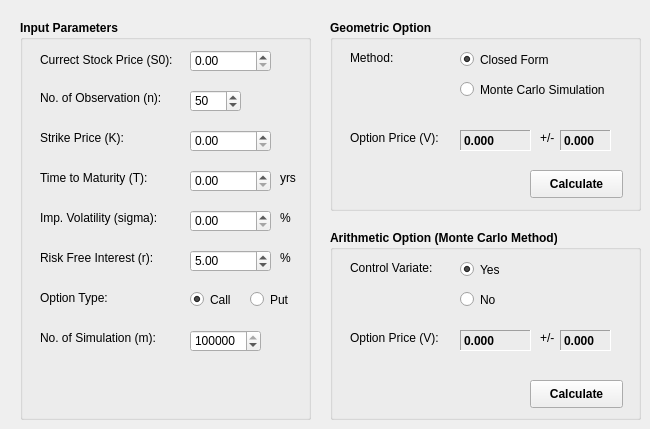
   <widget class="QWidget" name="tab_asian">
    <attribute name="title">
     <string>Asian Option</string>
    </attribute>
    <widget class="QGroupBox" name="gb_1_2">
     <property name="geometry">
      <rect>
       <x>20</x>
       <y>20</y>
       <width>291</width>
       <height>400</height>
      </rect>
     </property>
     <property name="font">
      <font>
       <weight>75</weight>
       <bold>true</bold>
      </font>
     </property>
     <property name="title">
      <string>Input Parameters</string>
     </property>
     <property name="flat">
      <bool>false</bool>
     </property>
     <widget class="QLabel" name="label_33">
      <property name="geometry">
       <rect>
        <x>20</x>
        <y>30</y>
        <width>151</width>
        <height>20</height>
       </rect>
      </property>
      <property name="font">
       <font>
        <weight>50</weight>
        <bold>false</bold>
       </font>
      </property>
      <property name="text">
       <string>Currect Stock Price (S0):</string>
      </property>
     </widget>
     <widget class="QLabel" name="label_34">
      <property name="geometry">
       <rect>
        <x>20</x>
        <y>110</y>
        <width>141</width>
        <height>16</height>
       </rect>
      </property>
      <property name="font">
       <font>
        <weight>50</weight>
        <bold>false</bold>
       </font>
      </property>
      <property name="text">
       <string>Strike Price (K):</string>
      </property>
     </widget>
     <widget class="QLabel" name="label_35">
      <property name="geometry">
       <rect>
        <x>20</x>
        <y>150</y>
        <width>141</width>
        <height>16</height>
       </rect>
      </property>
      <property name="font">
       <font>
        <weight>50</weight>
        <bold>false</bold>
       </font>
      </property>
      <property name="text">
       <string>Time to Maturity (T):</string>
      </property>
     </widget>
     <widget class="QLabel" name="label_36">
      <property name="geometry">
       <rect>
        <x>20</x>
        <y>230</y>
        <width>141</width>
        <height>16</height>
       </rect>
      </property>
      <property name="font">
       <font>
        <weight>50</weight>
        <bold>false</bold>
       </font>
      </property>
      <property name="text">
       <string>Risk Free Interest (r):</string>
      </property>
     </widget>
     <widget class="QLabel" name="label_38">
      <property name="geometry">
       <rect>
        <x>260</x>
        <y>150</y>
        <width>31</width>
        <height>16</height>
       </rect>
      </property>
      <property name="font">
       <font>
        <weight>50</weight>
        <bold>false</bold>
       </font>
      </property>
      <property name="text">
       <string>yrs</string>
      </property>
     </widget>
     <widget class="QLabel" name="label_39">
      <property name="geometry">
       <rect>
        <x>260</x>
        <y>230</y>
        <width>31</width>
        <height>16</height>
       </rect>
      </property>
      <property name="font">
       <font>
        <weight>50</weight>
        <bold>false</bold>
       </font>
      </property>
      <property name="text">
       <string>%</string>
      </property>
     </widget>
     <widget class="QDoubleSpinBox" name="dsb_S0_2">
      <property name="enabled">
       <bool>true</bool>
      </property>
      <property name="geometry">
       <rect>
        <x>170</x>
        <y>30</y>
        <width>81</width>
        <height>22</height>
       </rect>
      </property>
      <property name="font">
       <font>
        <weight>50</weight>
        <bold>false</bold>
       </font>
      </property>
      <property name="maximum">
       <double>99999.990000000005239</double>
      </property>
      <property name="value">
       <double>0.000000000000000</double>
      </property>
     </widget>
     <widget class="QDoubleSpinBox" name="dsb_K_2">
      <property name="enabled">
       <bool>true</bool>
      </property>
      <property name="geometry">
       <rect>
        <x>170</x>
        <y>110</y>
        <width>81</width>
        <height>22</height>
       </rect>
      </property>
      <property name="font">
       <font>
        <weight>50</weight>
        <bold>false</bold>
       </font>
      </property>
      <property name="maximum">
       <double>99999.990000000005239</double>
      </property>
      <property name="value">
       <double>0.000000000000000</double>
      </property>
     </widget>
     <widget class="QDoubleSpinBox" name="dsb_T_2">
      <property name="enabled">
       <bool>true</bool>
      </property>
      <property name="geometry">
       <rect>
        <x>170</x>
        <y>150</y>
        <width>81</width>
        <height>22</height>
       </rect>
      </property>
      <property name="font">
       <font>
        <weight>50</weight>
        <bold>false</bold>
       </font>
      </property>
      <property name="maximum">
       <double>99999.990000000005239</double>
      </property>
      <property name="value">
       <double>0.000000000000000</double>
      </property>
     </widget>
     <widget class="QDoubleSpinBox" name="dsb_r_2">
      <property name="enabled">
       <bool>true</bool>
      </property>
      <property name="geometry">
       <rect>
        <x>170</x>
        <y>230</y>
        <width>81</width>
        <height>22</height>
       </rect>
      </property>
      <property name="font">
       <font>
        <weight>50</weight>
        <bold>false</bold>
       </font>
      </property>
      <property name="maximum">
       <double>99.989999999999995</double>
      </property>
      <property name="value">
       <double>5.000000000000000</double>
      </property>
     </widget>
     <widget class="QLabel" name="label_37">
      <property name="geometry">
       <rect>
        <x>20</x>
        <y>70</y>
        <width>151</width>
        <height>16</height>
       </rect>
      </property>
      <property name="font">
       <font>
        <weight>50</weight>
        <bold>false</bold>
       </font>
      </property>
      <property name="text">
       <string>No. of Observation (n):</string>
      </property>
     </widget>
     <widget class="QSpinBox" name="sb_n_2">
      <property name="geometry">
       <rect>
        <x>170</x>
        <y>70</y>
        <width>51</width>
        <height>22</height>
       </rect>
      </property>
      <property name="font">
       <font>
        <weight>50</weight>
        <bold>false</bold>
       </font>
      </property>
      <property name="minimum">
       <number>1</number>
      </property>
      <property name="maximum">
       <number>999</number>
      </property>
      <property name="value">
       <number>50</number>
      </property>
     </widget>
     <widget class="QLabel" name="label_26">
      <property name="geometry">
       <rect>
        <x>20</x>
        <y>270</y>
        <width>141</width>
        <height>16</height>
       </rect>
      </property>
      <property name="font">
       <font>
        <weight>50</weight>
        <bold>false</bold>
       </font>
      </property>
      <property name="text">
       <string>Option Type:</string>
      </property>
     </widget>
     <widget class="QRadioButton" name="rb_call_2">
      <property name="geometry">
       <rect>
        <x>170</x>
        <y>270</y>
        <width>51</width>
        <height>19</height>
       </rect>
      </property>
      <property name="font">
       <font>
        <weight>50</weight>
        <bold>false</bold>
       </font>
      </property>
      <property name="text">
       <string>Call</string>
      </property>
      <property name="checked">
       <bool>true</bool>
      </property>
     </widget>
     <widget class="QRadioButton" name="rb_put_2">
      <property name="geometry">
       <rect>
        <x>230</x>
        <y>270</y>
        <width>51</width>
        <height>19</height>
       </rect>
      </property>
      <property name="font">
       <font>
        <weight>50</weight>
        <bold>false</bold>
       </font>
      </property>
      <property name="text">
       <string>Put</string>
      </property>
     </widget>
     <widget class="QLabel" name="label_21">
      <property name="geometry">
       <rect>
        <x>20</x>
        <y>190</y>
        <width>141</width>
        <height>16</height>
       </rect>
      </property>
      <property name="font">
       <font>
        <weight>50</weight>
        <bold>false</bold>
       </font>
      </property>
      <property name="text">
       <string>Imp. Volatility (sigma):</string>
      </property>
     </widget>
     <widget class="QLabel" name="label_22">
      <property name="geometry">
       <rect>
        <x>260</x>
        <y>190</y>
        <width>31</width>
        <height>16</height>
       </rect>
      </property>
      <property name="font">
       <font>
        <weight>50</weight>
        <bold>false</bold>
       </font>
      </property>
      <property name="text">
       <string>%</string>
      </property>
     </widget>
     <widget class="QDoubleSpinBox" name="dsb_sigma_2">
      <property name="enabled">
       <bool>true</bool>
      </property>
      <property name="geometry">
       <rect>
        <x>170</x>
        <y>190</y>
        <width>81</width>
        <height>22</height>
       </rect>
      </property>
      <property name="font">
       <font>
        <weight>50</weight>
        <bold>false</bold>
       </font>
      </property>
      <property name="maximum">
       <double>999.990000000000009</double>
      </property>
      <property name="value">
       <double>0.000000000000000</double>
      </property>
     </widget>
     <widget class="QSpinBox" name="sb_m_2">
      <property name="geometry">
       <rect>
        <x>170</x>
        <y>310</y>
        <width>71</width>
        <height>22</height>
       </rect>
      </property>
      <property name="font">
       <font>
        <weight>50</weight>
        <bold>false</bold>
       </font>
      </property>
      <property name="minimum">
       <number>100</number>
      </property>
      <property name="maximum">
       <number>9999999</number>
      </property>
      <property name="singleStep">
       <number>10000</number>
      </property>
      <property name="value">
       <number>100000</number>
      </property>
     </widget>
     <widget class="QLabel" name="label_41">
      <property name="geometry">
       <rect>
        <x>20</x>
        <y>310</y>
        <width>141</width>
        <height>16</height>
       </rect>
      </property>
      <property name="font">
       <font>
        <weight>50</weight>
        <bold>false</bold>
       </font>
      </property>
      <property name="text">
       <string>No. of Simulation (m):</string>
      </property>
     </widget>
    </widget>
    <widget class="QGroupBox" name="gb_2_2">
     <property name="geometry">
      <rect>
       <x>330</x>
       <y>20</y>
       <width>311</width>
       <height>191</height>
      </rect>
     </property>
     <property name="font">
      <font>
       <weight>75</weight>
       <bold>true</bold>
      </font>
     </property>
     <property name="title">
      <string>Geometric Option</string>
     </property>
     <widget class="QLabel" name="label_23">
      <property name="geometry">
       <rect>
        <x>20</x>
        <y>110</y>
        <width>111</width>
        <height>16</height>
       </rect>
      </property>
      <property name="font">
       <font>
        <weight>50</weight>
        <bold>false</bold>
       </font>
      </property>
      <property name="text">
       <string>Option Price (V):</string>
      </property>
     </widget>
     <widget class="QLabel" name="lb_Vgeom_2">
      <property name="geometry">
       <rect>
        <x>130</x>
        <y>110</y>
        <width>71</width>
        <height>21</height>
       </rect>
      </property>
      <property name="font">
       <font>
        <weight>75</weight>
        <bold>true</bold>
       </font>
      </property>
      <property name="frameShape">
       <enum>QFrame::Panel</enum>
      </property>
      <property name="frameShadow">
       <enum>QFrame::Sunken</enum>
      </property>
      <property name="text">
       <string>0.000</string>
      </property>
     </widget>
     <widget class="QPushButton" name="btn_cal_geom_2">
      <property name="geometry">
       <rect>
        <x>200</x>
        <y>150</y>
        <width>93</width>
        <height>28</height>
       </rect>
      </property>
      <property name="text">
       <string>Calculate</string>
      </property>
     </widget>
     <widget class="QRadioButton" name="rb_closed_2">
      <property name="geometry">
       <rect>
        <x>130</x>
        <y>30</y>
        <width>111</width>
        <height>19</height>
       </rect>
      </property>
      <property name="font">
       <font>
        <weight>50</weight>
        <bold>false</bold>
       </font>
      </property>
      <property name="text">
       <string>Closed Form</string>
      </property>
      <property name="checked">
       <bool>true</bool>
      </property>
     </widget>
     <widget class="QRadioButton" name="rb_mcs_2">
      <property name="geometry">
       <rect>
        <x>130</x>
        <y>60</y>
        <width>160</width>
        <height>19</height>
       </rect>
      </property>
      <property name="font">
       <font>
        <weight>50</weight>
        <bold>false</bold>
       </font>
      </property>
      <property name="text">
       <string>Monte Carlo Simulation</string>
      </property>
      <property name="checked">
       <bool>false</bool>
      </property>
     </widget>
     <widget class="QLabel" name="label_40">
      <property name="geometry">
       <rect>
        <x>20</x>
        <y>30</y>
        <width>91</width>
        <height>16</height>
       </rect>
      </property>
      <property name="font">
       <font>
        <weight>50</weight>
        <bold>false</bold>
       </font>
      </property>
      <property name="text">
       <string>Method:</string>
      </property>
     </widget>
     <widget class="QLabel" name="lb_Vgeom_std_2">
      <property name="geometry">
       <rect>
        <x>230</x>
        <y>110</y>
        <width>51</width>
        <height>21</height>
       </rect>
      </property>
      <property name="font">
       <font>
        <weight>75</weight>
        <bold>true</bold>
       </font>
      </property>
      <property name="frameShape">
       <enum>QFrame::Panel</enum>
      </property>
      <property name="frameShadow">
       <enum>QFrame::Sunken</enum>
      </property>
      <property name="text">
       <string>0.000</string>
      </property>
     </widget>
     <widget class="QLabel" name="label_54">
      <property name="geometry">
       <rect>
        <x>210</x>
        <y>110</y>
        <width>21</width>
        <height>16</height>
       </rect>
      </property>
      <property name="font">
       <font>
        <weight>50</weight>
        <bold>false</bold>
       </font>
      </property>
      <property name="text">
       <string>+/-</string>
      </property>
     </widget>
    </widget>
    <widget class="QGroupBox" name="gb_3_2">
     <property name="geometry">
      <rect>
       <x>330</x>
       <y>230</y>
       <width>311</width>
       <height>190</height>
      </rect>
     </property>
     <property name="font">
      <font>
       <weight>75</weight>
       <bold>true</bold>
      </font>
     </property>
     <property name="title">
      <string>Arithmetic Option (Monte Carlo Method)</string>
     </property>
     <widget class="QRadioButton" name="rb_yes_2">
      <property name="geometry">
       <rect>
        <x>130</x>
        <y>30</y>
        <width>51</width>
        <height>19</height>
       </rect>
      </property>
      <property name="font">
       <font>
        <weight>50</weight>
        <bold>false</bold>
       </font>
      </property>
      <property name="text">
       <string>Yes</string>
      </property>
      <property name="checked">
       <bool>true</bool>
      </property>
     </widget>
     <widget class="QRadioButton" name="rb_no_2">
      <property name="geometry">
       <rect>
        <x>130</x>
        <y>60</y>
        <width>51</width>
        <height>19</height>
       </rect>
      </property>
      <property name="font">
       <font>
        <weight>50</weight>
        <bold>false</bold>
       </font>
      </property>
      <property name="text">
       <string>No</string>
      </property>
      <property name="checked">
       <bool>false</bool>
      </property>
     </widget>
     <widget class="QLabel" name="label_24">
      <property name="geometry">
       <rect>
        <x>20</x>
        <y>100</y>
        <width>111</width>
        <height>16</height>
       </rect>
      </property>
      <property name="font">
       <font>
        <weight>50</weight>
        <bold>false</bold>
       </font>
      </property>
      <property name="text">
       <string>Option Price (V):</string>
      </property>
     </widget>
     <widget class="QLabel" name="lb_Varith_2">
      <property name="geometry">
       <rect>
        <x>130</x>
        <y>100</y>
        <width>71</width>
        <height>21</height>
       </rect>
      </property>
      <property name="font">
       <font>
        <weight>75</weight>
        <bold>true</bold>
       </font>
      </property>
      <property name="frameShape">
       <enum>QFrame::Panel</enum>
      </property>
      <property name="frameShadow">
       <enum>QFrame::Sunken</enum>
      </property>
      <property name="text">
       <string>0.000</string>
      </property>
     </widget>
     <widget class="QPushButton" name="btn_cal_arith_2">
      <property name="geometry">
       <rect>
        <x>200</x>
        <y>150</y>
        <width>93</width>
        <height>28</height>
       </rect>
      </property>
      <property name="text">
       <string>Calculate</string>
      </property>
     </widget>
     <widget class="QLabel" name="label_27">
      <property name="geometry">
       <rect>
        <x>20</x>
        <y>30</y>
        <width>101</width>
        <height>16</height>
       </rect>
      </property>
      <property name="font">
       <font>
        <weight>50</weight>
        <bold>false</bold>
       </font>
      </property>
      <property name="text">
       <string>Control Variate:</string>
      </property>
     </widget>
     <widget class="QLabel" name="label_61">
      <property name="geometry">
       <rect>
        <x>210</x>
        <y>100</y>
        <width>21</width>
        <height>16</height>
       </rect>
      </property>
      <property name="font">
       <font>
        <weight>50</weight>
        <bold>false</bold>
       </font>
      </property>
      <property name="text">
       <string>+/-</string>
      </property>
     </widget>
     <widget class="QLabel" name="lb_Varith_std_2">
      <property name="geometry">
       <rect>
        <x>230</x>
        <y>100</y>
        <width>51</width>
        <height>21</height>
       </rect>
      </property>
      <property name="font">
       <font>
        <weight>75</weight>
        <bold>true</bold>
       </font>
      </property>
      <property name="frameShape">
       <enum>QFrame::Panel</enum>
      </property>
      <property name="frameShadow">
       <enum>QFrame::Sunken</enum>
      </property>
      <property name="text">
       <string>0.000</string>
      </property>
     </widget>
    </widget>
    <zorder>gb_3_2</zorder>
    <zorder>gb_1_2</zorder>
    <zorder>gb_2_2</zorder>
   </widget>
